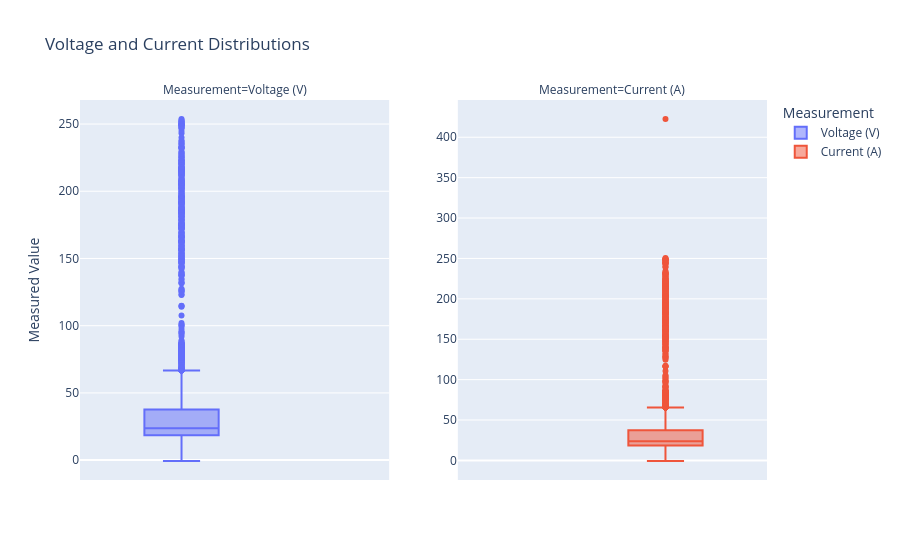

This figure's notebook cell:
### Code cell
df_voltage = pd.DataFrame({'Value': data[:, 0].flatten(), 'Measurement': 'Voltage (V)'})
df_current = pd.DataFrame({'Value': data[:, 1].flatten(), 'Measurement': 'Current (A)'})
df = pd.concat([df_voltage, df_current], ignore_index=True)

fig = px.box(
    df,
    y="Value",
    color="Measurement",
    facet_col="Measurement",
    facet_col_spacing=0.1,
    title="Voltage and Current Distributions",
    labels={"Value": "Measured Value"},
)

fig.update_yaxes(matches=None)
fig.update_yaxes(showticklabels=True)

fig.show()

save_path.mkdir(parents=True, exist_ok=True)
fig.write_html(str(save_path))

### Figure 1 — Plotly figure (JSON) as saved in the notebook; plotly's stock layout.template omitted (floating-point values rounded to 4 significant figures; data arrays with more than 128 entries replaced by an {"elided": "..."} marker saying what was removed)
{"data": [{"alignmentgroup": "True", "hovertemplate": "Measurement=Voltage (V)<br>Measured Value=%{y}<extra></extra>", "legendgroup": "Voltage (V)", "marker": {"color": "#636efa"}, "name": "Voltage (V)", "notched": false, "offsetgroup": "Voltage (V)", "orientation": "v", "showlegend": true, "type": "box", "x0": " ", "xaxis": "x", "y": {"elided": "20000 float values"}, "y0": " ", "yaxis": "y"}, {"alignmentgroup": "True", "hovertemplate": "Measurement=Current (A)<br>Measured Value=%{y}<extra></extra>", "legendgroup": "Current (A)", "marker": {"color": "#EF553B"}, "name": "Current (A)", "notched": false, "offsetgroup": "Current (A)", "orientation": "v", "showlegend": true, "type": "box", "x0": " ", "xaxis": "x2", "y": {"elided": "20000 float values"}, "y0": " ", "yaxis": "y2"}], "layout": {"annotations": [{"font": {}, "showarrow": false, "text": "Measurement=Voltage (V)", "x": 0.225, "xanchor": "center", "xref": "paper", "y": 1, "yanchor": "bottom", "yref": "paper"}, {"font": {}, "showarrow": false, "text": "Measurement=Current (A)", "x": 0.775, "xanchor": "center", "xref": "paper", "y": 1, "yanchor": "bottom", "yref": "paper"}], "boxmode": "group", "legend": {"title": {"text": "Measurement"}, "tracegroupgap": 0}, "title": {"text": "Voltage and Current Distributions"}, "xaxis": {"anchor": "y", "domain": [0, 0.45]}, "xaxis2": {"anchor": "y2", "domain": [0.55, 1], "matches": "x"}, "yaxis": {"anchor": "x", "domain": [0, 1], "showticklabels": true, "title": {"text": "Measured Value"}}, "yaxis2": {"anchor": "x2", "domain": [0, 1], "showticklabels": true}}}
